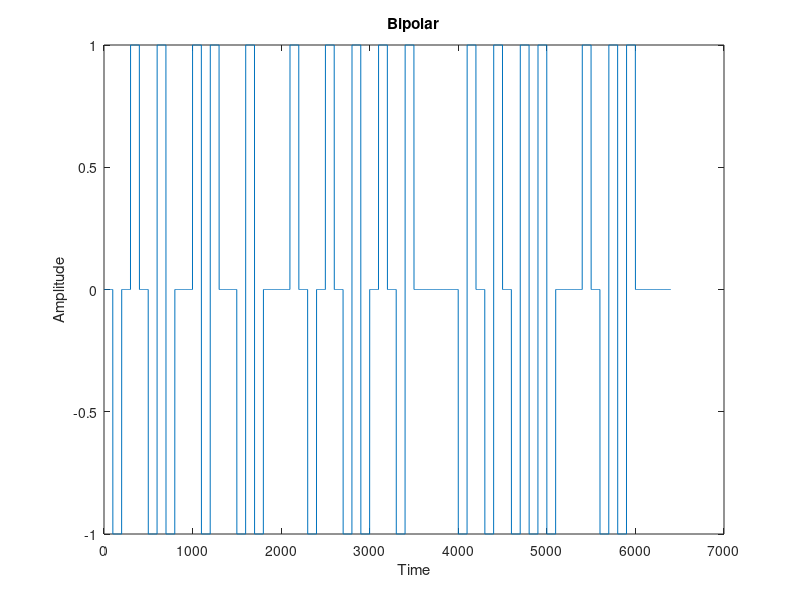
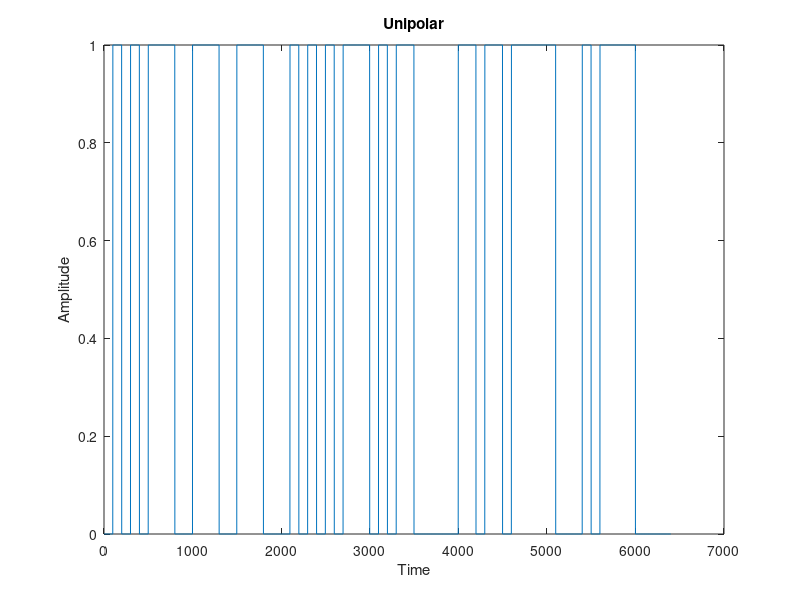
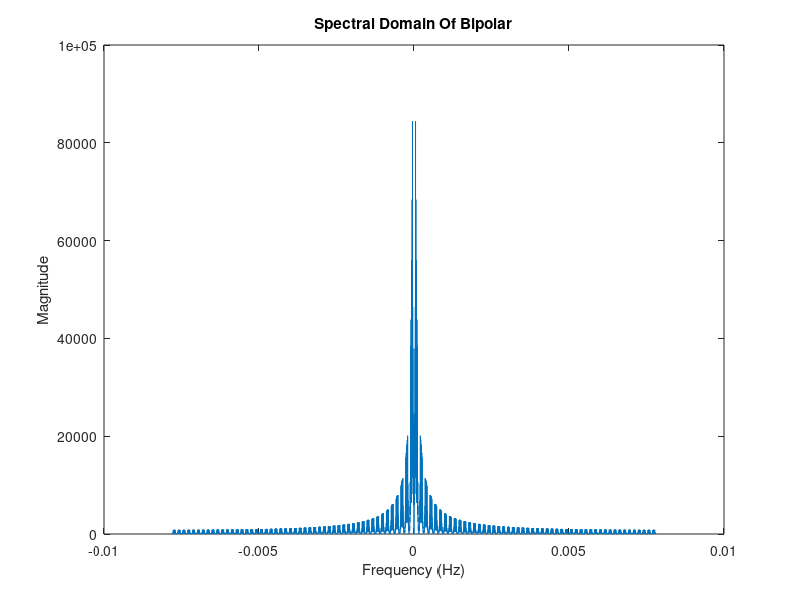
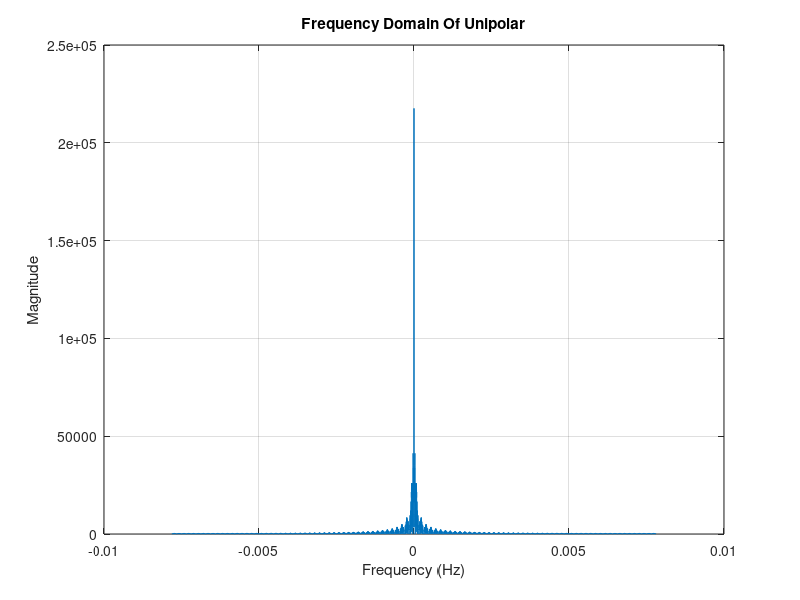

Here is the MATLAB script that generated these plots, in order:
clc;
clear;
close all
bits = 64;
stream =randi([0, 1], 1, bits);
% stream = zeros(1,64);
ts = bits;
T = 100*bits;
t = 0 : 1 : (100*bits-1);
fs = 1 / ts;
df =  fs / T;
f = -0.5 * fs : df : 0.5 * fs - df;

bipolar = zeros(size(t));
flag = 1;  % Start with +ve pulse
for i = 1:bits
    if stream(i) == 1
       flag=-flag ;
       bipolar((i-1)*100+1:i*100) = flag;
    end
end

unipolar=zeros(size(t));
for i = 1:bits
    if stream(i) == 1
        unipolar((i-1)*100+1:i*100) = 1;
    end
end
BIPOLAR = fftshift(fft(bipolar))*ts;
UNIPOLAR= fftshift(fft(unipolar))*ts;

power_spectrum = abs(BIPOLAR).^2;  % Power spectrum

% Determine bandwidth
max_power = max(power_spectrum);  % Maximum power
threshold_power = 0.05 * max_power;  % Threshold power (5% of max power)
bandwidth_indices = find(power_spectrum >= threshold_power);  % Find indices where power exceeds threshold
bandwidth = abs(f(bandwidth_indices(end)) - f(bandwidth_indices(1)));  % Compute bandwidth

figure(1)
plot(t, bipolar);
xlabel('Time');
ylabel('Amplitude');
title('Bipolar');
figure(2)
plot(t, unipolar);
xlabel('Time');
ylabel('Amplitude');
title('Unipolar');
figure(3)
plot(f, abs(BIPOLAR));
xlabel('Frequency (Hz)');
ylabel('Magnitude');
title('Spectral Domain Of Bipolar');
figure(4)
plot(f, abs(UNIPOLAR));
xlabel('Frequency (Hz)');
ylabel('Magnitude');
title('Frequency Domain Of Unipolar');
grid on;
